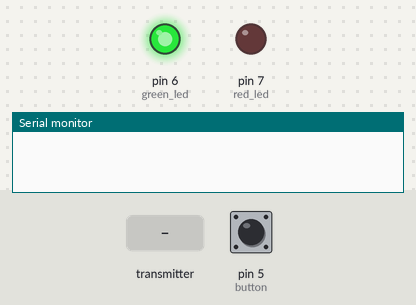
A sketch run on a simulated Arduino Uno, built with avr-gcc and run on an emulated ATmega328P. On the bench: output pins drawn as LEDs (lit = HIGH), the last lines printed to the serial monitor. Inputs (shaded band) come from the test bench; at power-on: pin 5 (button) HIGH. No radio packets arrive unless stated.

Above: at 1.2 s.
1.3 s: the transmitter starts sending myData.0 = 0
At 1.7 s:
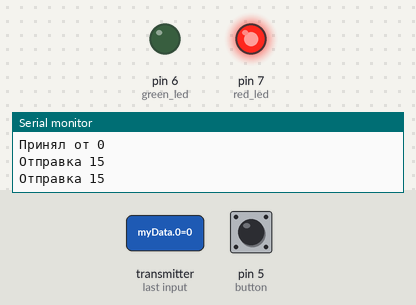
2.8 s: pin 5 (button) pulled LOW for 1 s
5.6 s: pin 5 (button) pulled LOW for 3.2 s
Timing chart, 0 to 8.6 s (numbered marks = the images above; inputs shaded):
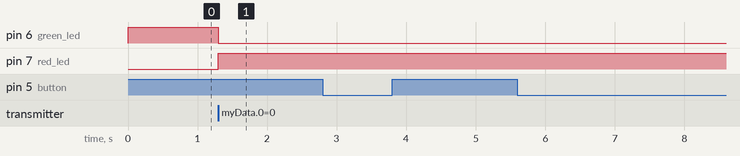

Measured:
- after the input at 1.3 s, pin 6 (green_led): HIGH → LOW at once; pin 7 (red_led): LOW → HIGH at once

The sketch:

RX.ino
```cpp
#include <SPI.h>
#include <nRF24L01.h>
#include <RF24.h>
RF24 radio(9, 10);

#define button 5  //главная кнопка
#define green_led 6
#define red_led 7

int myData[1];
int ackData[1];
int txData[1];

byte butt;
bool flag = 0;

void setup() {
  Serial.begin(9600);
  radio.begin           ();
  radio.setChannel      (0x4c);
  radio.setDataRate     (RF24_2MBPS);
  radio.setPALevel      (RF24_PA_MAX);
  radio.enableAckPayload();
  radio.enableDynamicPayloads();

  radio.openWritingPipe (0xAABBCCDD77LL);

  radio.openReadingPipe (1, 0xAABBCCDD11LL);
  radio.openReadingPipe (2, 0xAABBCCDD22LL);
  radio.openReadingPipe (3, 0xAABBCCDD33LL);
  radio.openReadingPipe (4, 0xAABBCCDD44LL);
  radio.startListening  ();                                  // Включаем приемник, начинаем прослушивать открытые трубы.
  pinMode(button, INPUT_PULLUP);  //подключение кнопки
  pinMode(red_led, OUTPUT);      //подключение красного светодиода
  pinMode(green_led, OUTPUT);      //подключение зеленого светодиода
  digitalWrite(green_led, 1);
}

int transmit(int trans) {
  radio.flush_tx();
  txData[0] = trans;
  radio.stopListening();
  if (radio.write(&txData, sizeof(txData))) {
    Serial.print("Отправка "); Serial.println(txData[0]);
  } else Serial.println("Феил отправки");
  delay(200);
  if (radio.write(&txData, sizeof(txData))) {
    Serial.print("Отправка "); Serial.println(txData[0]);
  } else Serial.println("Феил отправки");
  delay(200);
  radio.startListening();
  radio.flush_tx();
  flag = 0;
}

int ledik(int flagg) {
  digitalWrite(red_led, flagg);
  digitalWrite(green_led, !flagg);
}

void loop() {
  if (radio.available() && !flag) {
    radio.read(&myData, sizeof(myData));
    ackData[0] = myData[0] * 11;
    radio.writeAckPayload (myData[0], &ackData, sizeof(ackData));
    Serial.print("Принял от ");
    Serial.println(myData[0]);
    flag = 1;
    ledik(flag);
  }
  if (flag) transmit(15);
  butt = digitalRead(button);
  if (!butt) {
    transmit(10);
    ledik(flag);
  }
  if (radio.rxFifoFull()) radio.flush_tx();
}
```
